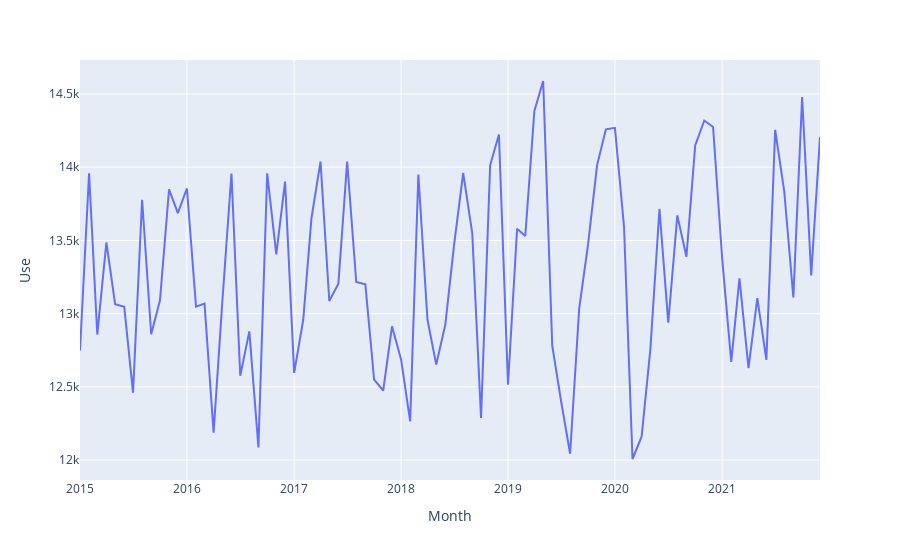

Write notebook code for a chart like this one.
### Code cell
# Using plotly.express
fig = px.line(dataset, x='Month', y='Use')
fig.show()
